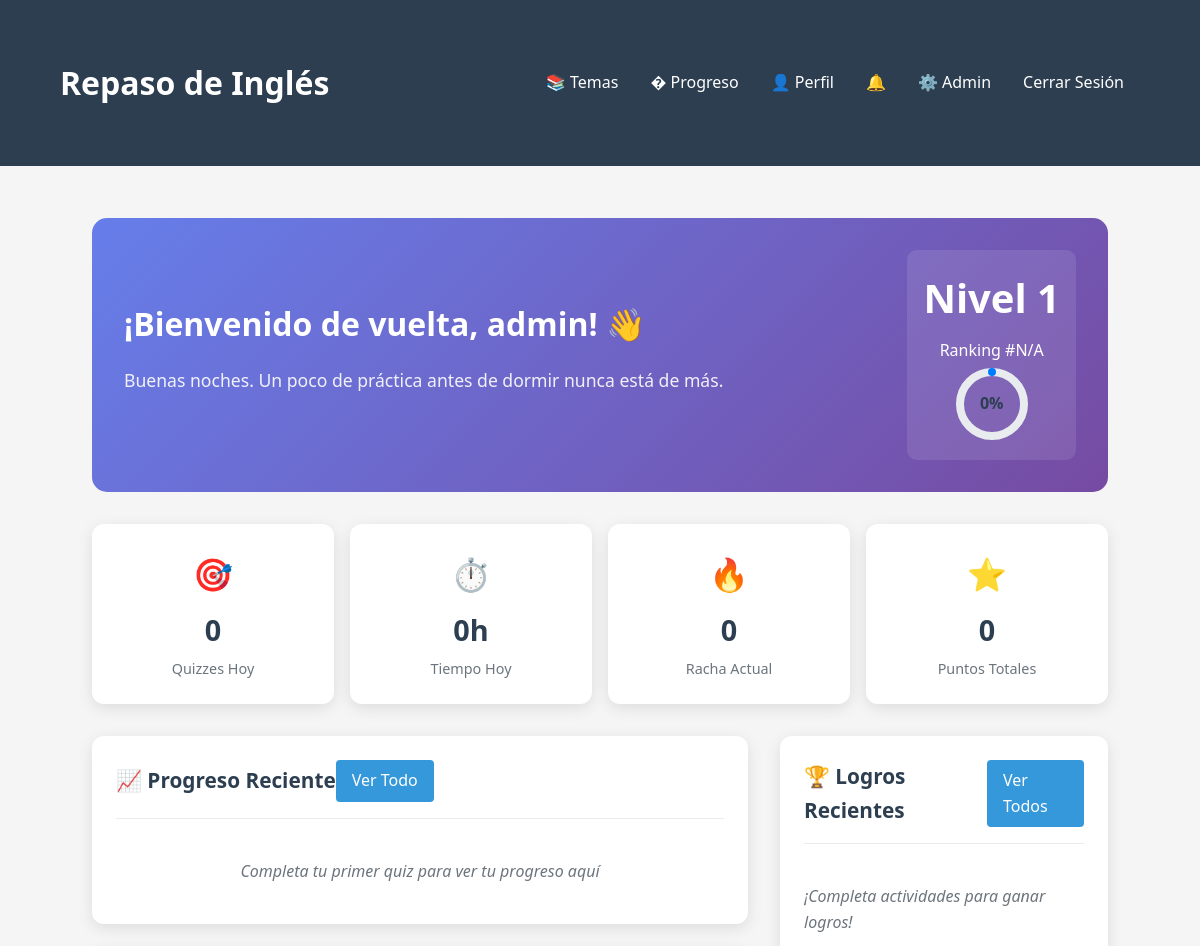
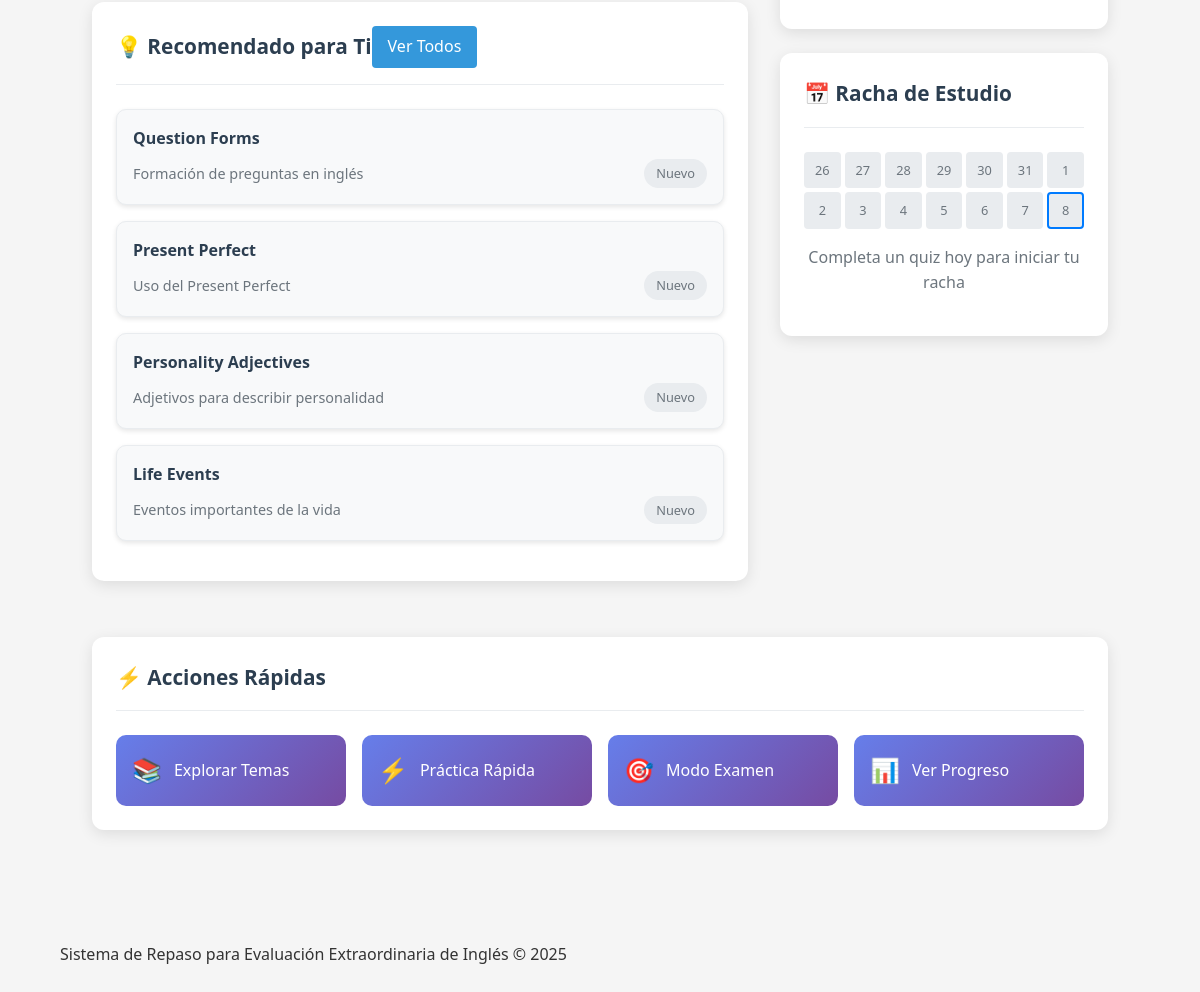
/pages/dashboard.php (signed in), run on the app's committed database (2 pictures, top to bottom).
### tables this page shows
CREATE TABLE topics (
    topic_id INT AUTO_INCREMENT PRIMARY KEY,
    title VARCHAR(255) NOT NULL,
    description TEXT,
    category ENUM('grammar', 'vocabulary', 'tips') DEFAULT 'grammar',
    detailed_content TEXT,
    created_at TIMESTAMP DEFAULT CURRENT_TIMESTAMP,
    updated_at TIMESTAMP DEFAULT CURRENT_TIMESTAMP ON UPDATE CURRENT_TIMESTAMP
);

### pages/dashboard.php (the view, shortened to what this page needs)
<?php
require_once __DIR__ . '/../includes/header.php';
require_once __DIR__ . '/../includes/db.php';
$userId = $_SESSION['user_id'];
$gameDataStmt = $pdo->prepare("SELECT * FROM user_gamification WHERE user_id = ?");
$gameDataStmt->execute([$userId]);
$gameData = $gameDataStmt->fetch(PDO::FETCH_ASSOC);
if (!$gameData) {
    $pdo->prepare("INSERT INTO user_gamification (user_id) VALUES (?)")->execute([$userId]);
    $gameData = [
        'total_points' => 0,
        'current_level' => 1,
        'experience_points' => 0,
        'study_streak' => 0,
        'longest_streak' => 0,
        'total_study_time' => 0
    ];
}
$recentProgressStmt = $pdo->prepare("
    SELECT t.title, up.score, up.mastery_level, up.last_reviewed
    FROM user_progress up
    JOIN topics t ON up.topic_id = t.topic_id
    WHERE up.user_id = ?
    ORDER BY up.last_reviewed DESC
    LIMIT 5
");
$recentProgressStmt->execute([$userId]);
$recentProgress = $recentProgressStmt->fetchAll(PDO::FETCH_ASSOC);
$recentAchievementsStmt = $pdo->prepare("
    SELECT ua.*, ac.icon
    FROM user_achievements ua
    LEFT JOIN achievement_config ac ON ua.achievement_type = ac.achievement_type
    WHERE ua.user_id = ?
    ORDER BY ua.earned_at DESC
    LIMIT 3
");
$recentAchievementsStmt->execute([$userId]);
$recentAchievements = $recentAchievementsStmt->fetchAll(PDO::FETCH_ASSOC);
$recommendedTopicsStmt = $pdo->prepare("
    SELECT t.*,
           COALESCE(up.score, 0) as current_score,
           COALESCE(up.mastery_level, 'not_started') as mastery_level
    FROM topics t
    LEFT JOIN user_progress up ON t.topic_id = up.topic_id AND up.user_id = ?
    WHERE COALESCE(up.mastery_level, 'not_started') IN ('not_started', 'beginner')
    ORDER BY t.difficulty_level, t.topic_id
    LIMIT 4
");
$recommendedTopicsStmt->execute([$userId]);
$recommendedTopics = $recommendedTopicsStmt->fetchAll(PDO::FETCH_ASSOC);
$todayStatsStmt = $pdo->prepare("
    SELECT
        COUNT(*) as quizzes_today,
        AVG(score) as avg_score_today,
        SUM(duration) as time_today
    FROM quiz_history
    WHERE user_id = ? AND DATE(attempt_date) = CURDATE()
");
$todayStatsStmt->execute([$userId]);
$todayStats = $todayStatsStmt->fetch(PDO::FETCH_ASSOC);
$currentLevel = $gameData['current_level'];
$experiencePoints = $gameData['experience_points'];
$pointsForCurrentLevel = ($currentLevel - 1) * 100;
$pointsForNextLevel = $currentLevel * 100;
$progressToNext = $pointsForNextLevel > $pointsForCurrentLevel ?
    (($experiencePoints - $pointsForCurrentLevel) / ($pointsForNextLevel - $pointsForCurrentLevel)) * 100 : 100;
$rankingStmt = $pdo->prepare("
    SELECT ranking FROM user_ranking WHERE user_id = ?
");
$rankingStmt->execute([$userId]);
$userRank = $rankingStmt->fetchColumn() ?: 'N/A';
?>
<div class="dashboard-container">
    <div class="welcome-section">
        <div class="welcome-content">
            <h1>¡Bienvenido de vuelta, <?= htmlspecialchars($_SESSION['username']) ?>! 👋</h1>
            <p class="welcome-subtitle">
                <?php
                $hour = date('H');
                if ($hour < 12) {
                    echo "Buenos días. Es un gran momento para continuar aprendiendo.";
                } elseif ($hour < 18) {
                    echo "Buenas tardes. ¿Listo para una sesión de estudio?";
                } else {
                    echo "Buenas noches. Un poco de práctica antes de dormir nunca está de más.";
                }
                ?>
            </p>
        </div>
        <div class="level-info">
            <div class="level-number">Nivel <?= $gameData['current_level'] ?></div>
            <div>Ranking #<?= $userRank ?></div>
            <div class="progress-ring">
                <svg>
                    <circle class="progress-background" cx="40" cy="40" r="32" stroke-width="6"></circle>
                    <circle class="progress-bar" cx="40" cy="40" r="32" stroke-width="6"
                            stroke-dasharray="<?= $progressToNext * 2.01 ?> 201.06"></circle>
                </svg>
                <div class="progress-text"><?= round($progressToNext) ?>%</div>
            </div>
        </div>
    </div>
    <div class="stats-overview">
        <div class="stat-card">
            <div class="stat-icon">🎯</div>
            <div class="stat-value"><?= $todayStats['quizzes_today'] ?: 0 ?></div>
            <div class="stat-label">Quizzes Hoy</div>
        </div>
        <div class="stat-card">
            <div class="stat-icon">⏱️</div>
            <div class="stat-value"><?= round(($todayStats['time_today'] ?: 0) / 60, 1) ?>h</div>
            <div class="stat-label">Tiempo Hoy</div>
        </div>
        <div class="stat-card">
            <div class="stat-icon">🔥</div>
            <div class="stat-value"><?= $gameData['study_streak'] ?></div>
            <div class="stat-label">Racha Actual</div>
        </div>
        <div class="stat-card">
            <div class="stat-icon">⭐</div>
            <div class="stat-value"><?= number_format($gameData['total_points']) ?></div>
            <div class="stat-label">Puntos Totales</div>
        </div>
    </div>
    <div class="main-grid">
        <div>
            <div class="dashboard-card">
                <div class="card-header">
                    <h3 class="card-title">📈 Progreso Reciente</h3>
                    <a href="pages/progress.php" class="btn btn-sm btn-outline-primary">Ver Todo</a>
                </div>
                <?php if (empty($recentProgress)): ?>
                    <div class="chart-placeholder">
                        <p>Completa tu primer quiz para ver tu progreso aquí</p>
                    </div>
                <?php endif; ?>
            </div>
            <div class="dashboard-card">
                <div class="card-header">
                    <h3 class="card-title">💡 Recomendado para Ti</h3>
                    <a href="pages/topics.php" class="btn btn-sm btn-outline-primary">Ver Todos</a>
                </div>
                <?php foreach ($recommendedTopics as $topic): ?>
                    <div class="topic-card" onclick="window.location.href='practice.php?topic_id=<?= $topic['topic_id'] ?>'">
                        <div class="topic-title"><?= htmlspecialchars($topic['title']) ?></div>
                        <div class="topic-progress">
                            <span><?= htmlspecialchars($topic['description']) ?></span>
                            <span class="mastery-badge mastery-<?= $topic['mastery_level'] ?>">
                                <?php if ($topic['mastery_level'] === 'not_started'): ?>
                                    Nuevo
                                <?php else: ?>
                                    <?= round($topic['current_score']) ?>%
                                <?php endif; ?>
                            </span>
                        </div>
                    </div>
                <?php endforeach; ?>
            </div>
        </div>
        <div>
            <div class="dashboard-card">
                <div class="card-header">
                    <h3 class="card-title">🏆 Logros Recientes</h3>
                    <a href="pages/profile.php" class="btn btn-sm btn-outline-primary">Ver Todos</a>
                </div>
                <?php if (empty($recentAchievements)): ?>
                    <div class="chart-placeholder">
                        <p>¡Completa actividades para ganar logros!</p>
                    </div>
                <?php endif; ?>
            </div>
            <div class="dashboard-card">
                <div class="card-header">
                    <h3 class="card-title">📅 Racha de Estudio</h3>
                </div>
                <div class="streak-calendar">
                    <?php
                    for ($i = 13; $i >= 0; $i--):
                        $date = date('Y-m-d', strtotime("-$i days"));
                        $dayNumber = date('j', strtotime($date));
                        $isToday = $date === date('Y-m-d');
                        $hasActivity = $i < $gameData['study_streak'];
                    ?>
                        <div class="calendar-day <?= $hasActivity ? 'active' : '' ?> <?= $isToday ? 'today' : '' ?>"
                             title="<?= date('d/m', strtotime($date)) ?>">
                            <?= $dayNumber ?>
                        </div>
                    <?php endfor; ?>
                </div>
                <?php if ($gameData['study_streak'] > 0): ?>
                    <p style="text-align: center; margin-top: 1rem; color: #28a745;">
                        ¡Vas <?= $gameData['study_streak'] ?> día<?= $gameData['study_streak'] > 1 ? 's' : '' ?> consecutivo<?= $gameData['study_streak'] > 1 ? 's' : '' ?>!
                    </p>
                <?php else: ?>
                    <p style="text-align: center; margin-top: 1rem; color: #6c757d;">
                        Completa un quiz hoy para iniciar tu racha
                    </p>
                <?php endif; ?>
            </div>
        </div>
    </div>
    <div class="dashboard-card">
        <div class="card-header">
            <h3 class="card-title">⚡ Acciones Rápidas</h3>
        </div>
        <div class="quick-actions">
            <a href="pages/topics.php" class="action-button">
                <span class="action-icon">📚</span>
                <span>Explorar Temas</span>
            </a>
            <a href="practice.php?mode=quick" class="action-button">
                <span class="action-icon">⚡</span>
                <span>Práctica Rápida</span>
            </a>
            <a href="practice.php?mode=exam" class="action-button">
                <span class="action-icon">🎯</span>
                <span>Modo Examen</span>
            </a>
            <a href="pages/progress.php" class="action-button">
                <span class="action-icon">📊</span>
                <span>Ver Progreso</span>
            </a>
        </div>
    </div>
</div>
<?php include '../includes/footer.php'; ?>

### assets/css/style.css (style rules this page uses)
body { font-family: 'Segoe UI', Tahoma, Geneva, Verdana, sans-serif; line-height: 1.6; margin: 0; padding: 0; color: #333; background-color: #f5f5f5; }
.btn { display: inline-block; background-color: #3498db; color: white; padding: 0.5rem 1rem; border: none; border-radius: 4px; text-decoration: none; cursor: pointer; transition: background-color 0.3s; }
.topic-card { background-color: white; border-radius: 8px; padding: 20px; box-shadow: 0 2px 5px rgba(0,0,0,0.1); transition: transform 0.3s; }

### pages/dashboard.php (style rules this page uses)
.dashboard-container { max-width: 1400px; margin: 0 auto; padding: 2rem; }
.welcome-section { background: linear-gradient(135deg, #667eea 0%, #764ba2 100%); color: white; padding: 2rem; border-radius: 15px; margin-bottom: 2rem; display: grid; grid-template-columns: 1fr auto; gap: 2rem; align-items: center; }
.welcome-content h1 { margin: 0 0 0.5rem 0; font-size: 2rem; }
.welcome-subtitle { opacity: 0.9; font-size: 1.1rem; }
.level-info { text-align: center; background: rgba(255,255,255,0.1); padding: 1rem; border-radius: 10px; }
.level-number { font-size: 2.5rem; font-weight: bold; margin-bottom: 0.5rem; }
.main-grid { display: grid; grid-template-columns: 2fr 1fr; gap: 2rem; margin-bottom: 2rem; }
.stats-overview { display: grid; grid-template-columns: repeat(auto-fit, minmax(200px, 1fr)); gap: 1rem; margin-bottom: 2rem; }
.stat-card { background: white; padding: 1.5rem; border-radius: 12px; box-shadow: 0 4px 15px rgba(0,0,0,0.1); text-align: center; transition: transform 0.3s ease; }
.stat-icon { font-size: 2rem; margin-bottom: 0.5rem; }
.stat-value { font-size: 1.8rem; font-weight: bold; color: #2c3e50; margin-bottom: 0.25rem; }
.stat-label { color: #6c757d; font-size: 0.9rem; }
.dashboard-card { background: white; border-radius: 12px; padding: 1.5rem; box-shadow: 0 4px 15px rgba(0,0,0,0.1); margin-bottom: 1.5rem; }
.card-header { display: flex; justify-content: between; align-items: center; margin-bottom: 1.5rem; padding-bottom: 1rem; border-bottom: 1px solid #e9ecef; }
.card-title { font-size: 1.3rem; font-weight: bold; color: #2c3e50; margin: 0; }
.progress-ring { width: 80px; height: 80px; position: relative; margin: 0 auto; }
.progress-ring svg { width: 100%; height: 100%; transform: rotate(-90deg); }
.progress-text { position: absolute; top: 50%; left: 50%; transform: translate(-50%, -50%); font-weight: bold; color: #2c3e50; }
.topic-card { background: #f8f9fa; border: 1px solid #e9ecef; border-radius: 10px; padding: 1rem; margin-bottom: 1rem; transition: all 0.3s ease; cursor: pointer; }
.topic-title { font-weight: bold; color: #2c3e50; margin-bottom: 0.5rem; }
.topic-progress { display: flex; justify-content: space-between; align-items: center; font-size: 0.9rem; color: #6c757d; }
.mastery-badge { padding: 0.25rem 0.75rem; border-radius: 20px; font-size: 0.8rem; font-weight: 500; }
.mastery-not_started { background: #e9ecef; color: #6c757d; }
.quick-actions { display: grid; grid-template-columns: repeat(auto-fit, minmax(200px, 1fr)); gap: 1rem; }
.action-button { display: flex; align-items: center; gap: 0.75rem; padding: 1rem; background: linear-gradient(135deg, #667eea, #764ba2); color: white; text-decoration: none; border-radius: 10px; transition: transform 0.3s ease; }
.action-icon { font-size: 1.5rem; }
.chart-placeholder { display: flex; align-items: center; justify-content: center; height: 100%; color: #6c757d; font-style: italic; }
.streak-calendar { display: grid; grid-template-columns: repeat(7, 1fr); gap: 4px; margin-top: 1rem; }
.calendar-day { aspect-ratio: 1; background: #e9ecef; border-radius: 4px; display: flex; align-items: center; justify-content: center; font-size: 0.8rem; color: #6c757d; }
.calendar-day.today { border: 2px solid #007bff; }

### data on the page
topics: topic_id "1", topic_id "0", title "Question Forms", description "Formación de preguntas en inglés"
topics: title "Present Perfect", description "Uso del Present Perfect"
topics: title "Personality Adjectives", description "Adjetivos para describir personalidad"
topics: title "Life Events", description "Eventos importantes de la vida"

### other printed values
$_SESSION['username'] "admin"
$userRank "N/A"
$todayStats['quizzes_today'] ?: 0 "0"
$gameData['study_streak'] "0"
$gameData['total_points'] "0"
$dayNumber "26"
$dayNumber "27"
$dayNumber "28"
$dayNumber "29"
$dayNumber "30"
$dayNumber "31"
$dayNumber "1"
$dayNumber "2"
$dayNumber "3"
$dayNumber "4"
